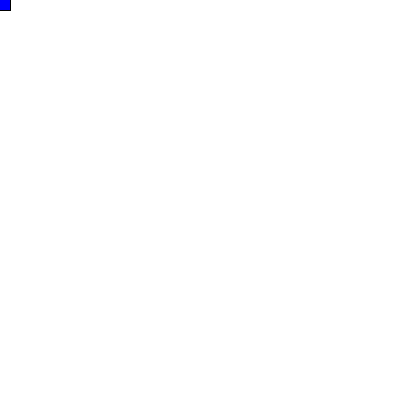
Frame 1 (no input)
Frame 60 (the mouse pressed at the canvas centre just before this capture): identical to frame 1, image omitted
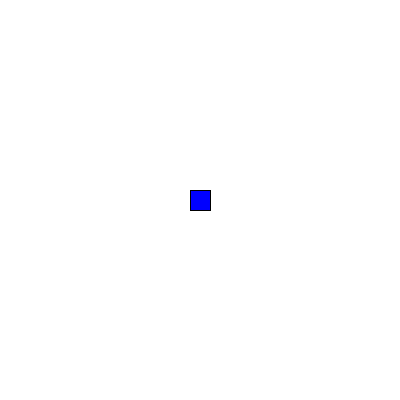
Frame 120 (the mouse held since frame 60 and released just before this capture)

The Processing sketch that drew these frames (run headless with seeded random() and noise(); from frame 60 on, the mouse is pressed at the canvas centre):

// Processing sketch: sketch2_1_InputMouse
// ── sketch2_1_InputMouse.pde
void setup()
{
size(400,400); 

}

void draw()
{
background(255,255,255);  //clear screen

fill(0,0,255);

rect(mouseX-10,mouseY-10,20,20);

//input the mouse,XY is the distanse from the left-up (zuo shang jiao)


}
